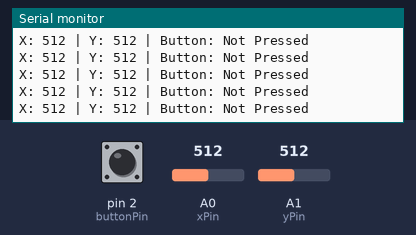
Bench run of a sketch on a simulated Arduino Uno, built with avr-gcc and run on an emulated ATmega328P. Shown: the last lines printed to the serial monitor. The test bench sets the inputs (shaded band); at power-on: A0 (xPin) = 512, A1 (yPin) = 512, pin 2 (buttonPin) HIGH.

Above: at 1.2 s.
1.3 s: A0 (xPin) set to 1023
At 1.32 s:
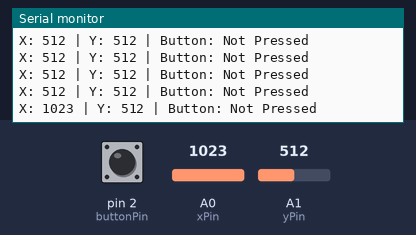
4.3 s: A1 (yPin) set to 0
At 4.34 s:
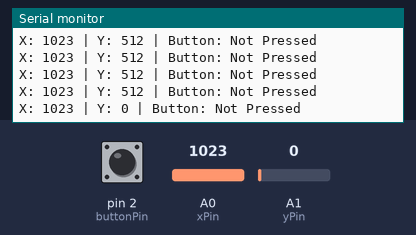
7.3 s: pin 2 (buttonPin) pulled LOW for 0.15 s
At 7.36 s:
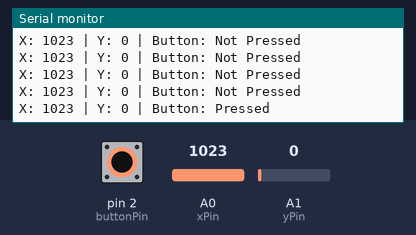
8.9 s: A1 (yPin) set to 122
At 8.98 s:
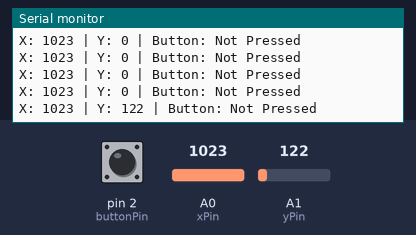
10.4 s: pin 2 (buttonPin) pulled LOW for 1 s
At 10.49 s:
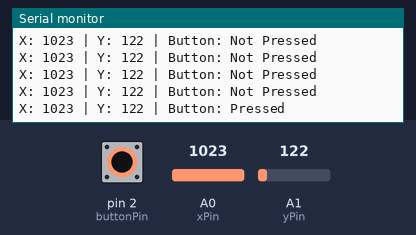
12.9 s: A0 (xPin) set to 900
At 12.91 s:
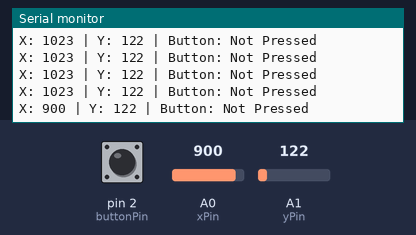
Timing chart, 0 to 15.4 s (numbered marks = the images above; inputs shaded):
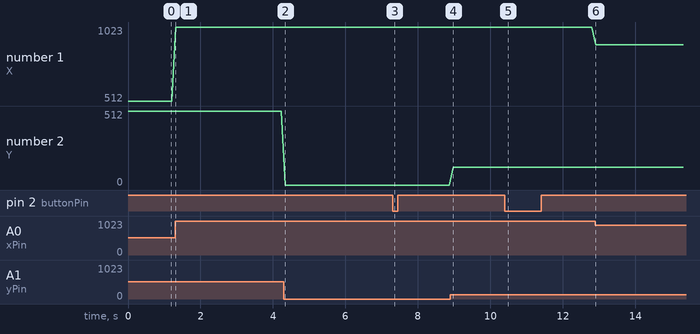

The sketch:

R49._Reading_Joystick_Inputs_with_Arduino.ino
```cpp
/*
Components Used:
- Arduino Board
- Joystick Module
- Sensor Shield
- Breadboard
- Jumper Wires
*/

int xPin = A0;  // Joystick X-axis connected to Analog Pin A0
int yPin = A1;  // Joystick Y-axis connected to Analog Pin A1
int buttonPin = 2; // Joystick button connected to Digital Pin 2

void setup() {
  pinMode(xPin, INPUT);  // Set X-axis pin as input
  pinMode(yPin, INPUT);  // Set Y-axis pin as input
  pinMode(buttonPin, INPUT_PULLUP);  // Enable internal pull-up resistor for button
  Serial.begin(9600);  // Initialize serial communication
}

void loop() {
  int xValue = analogRead(xPin);  // Read joystick X-axis (0-1023)
  int yValue = analogRead(yPin);  // Read joystick Y-axis (0-1023)
  int buttonState = digitalRead(buttonPin);  // Read button state (0 = pressed, 1 = not pressed)

  // Print joystick values and button state to Serial Monitor
  Serial.print("X: ");
  Serial.print(xValue);
  Serial.print(" | Y: ");
  Serial.print(yValue);
  Serial.print(" | Button: ");
  Serial.println(buttonState == 0 ? "Pressed" : "Not Pressed");

  delay(100);  // Short delay to stabilize readings
}
```

Measured:
- after the input at 1.3 s, the serial monitor: prints a new line at once (image 1)
- after the input at 4.3 s, the serial monitor: prints a new line at once (image 2)
- after the input at 7.3 s, the serial monitor: prints a new line after 0.06 s (image 3)
- after the input at 8.9 s, the serial monitor: prints a new line after 0.07 s (image 4)
- after the input at 10.4 s, the serial monitor: prints a new line after 0.08 s (image 5)
- after the input at 12.9 s, the serial monitor: prints a new line at once (image 6)
- plotted number 1: 512 → 1023 after the input at 1.3 s, 1023 → 900 after the input at 12.9 s
- plotted number 2: 512 → 0 after the input at 4.3 s, 0 → 122 after the input at 8.9 s
